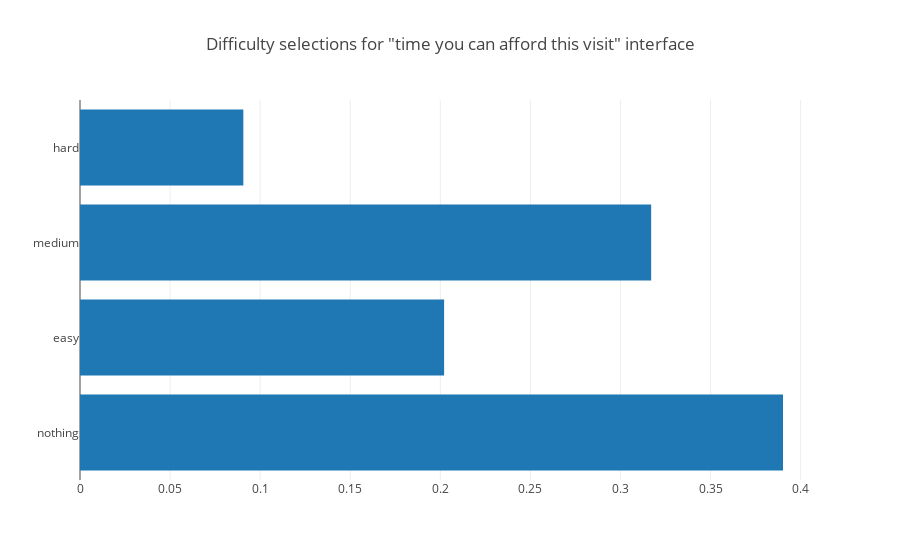

The code cell stored with this chart in its notebook:
### Code cell
plotdict(get_choose_difficulty_counts_for_user_list_user_normalized(difficulty_interface_to_users['time_afford']), 'Difficulty selections for "time you can afford this visit" interface')

### Figure 1 — Plotly figure (JSON) as saved in the notebook; plotly's stock layout.template omitted (floating-point values rounded to 4 significant figures)
{"data": [{"orientation": "h", "type": "bar", "uid": "0a094e01-9d4e-4c00-b25a-6b4595319133", "x": [0.3902, 0.2021, 0.317, 0.09065], "y": ["nothing", "easy", "medium", "hard"]}], "layout": {"title": {"text": "Difficulty selections for \"time you can afford this visit\" interface"}}}
